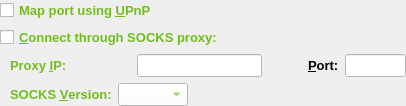
           <widget class="QWidget" name="wSettingsNetwork" native="true">
            <property name="sizePolicy">
             <sizepolicy hsizetype="Preferred" vsizetype="Preferred">
              <horstretch>0</horstretch>
              <verstretch>0</verstretch>
             </sizepolicy>
            </property>
            <layout class="QVBoxLayout" name="verticalLayout_23">
             <property name="spacing">
              <number>6</number>
             </property>
             <property name="leftMargin">
              <number>0</number>
             </property>
             <property name="topMargin">
              <number>0</number>
             </property>
             <property name="rightMargin">
              <number>0</number>
             </property>
             <property name="bottomMargin">
              <number>0</number>
             </property>
             <item>
              <widget class="QCheckBox" name="mapPortUpnp">
               <property name="font">
                <font>
                 <pointsize>10</pointsize>
                 <weight>75</weight>
                 <bold>true</bold>
                </font>
               </property>
               <property name="toolTip">
                <string>Automatically open the Carbonemissiontradecoin client port on the router. This only works when your router supports UPnP and it is enabled.</string>
               </property>
               <property name="styleSheet">
                <string notr="true">color:rgb(113,189,28);</string>
               </property>
               <property name="text">
                <string>Map port using &amp;UPnP</string>
               </property>
               <property name="checked">
                <bool>false</bool>
               </property>
              </widget>
             </item>
             <item>
              <widget class="QCheckBox" name="connectSocks">
               <property name="sizePolicy">
                <sizepolicy hsizetype="Preferred" vsizetype="Minimum">
                 <horstretch>0</horstretch>
                 <verstretch>0</verstretch>
                </sizepolicy>
               </property>
               <property name="font">
                <font>
                 <pointsize>10</pointsize>
                 <weight>75</weight>
                 <bold>true</bold>
                </font>
               </property>
               <property name="toolTip">
                <string>Connect to the Carbonemissiontradecoin network through a SOCKS proxy (e.g. when connecting through Tor).</string>
               </property>
               <property name="styleSheet">
                <string notr="true">color:rgb(113,189,28);</string>
               </property>
               <property name="text">
                <string>&amp;Connect through SOCKS proxy:</string>
               </property>
              </widget>
             </item>
             <item>
              <widget class="QWidget" name="widget" native="true">
               <property name="minimumSize">
                <size>
                 <width>22</width>
                 <height>0</height>
                </size>
               </property>
               <layout class="QHBoxLayout" name="horizontalLayout_34" stretch="0,2,0,0,0,1">
                <property name="leftMargin">
                 <number>0</number>
                </property>
                <property name="topMargin">
                 <number>0</number>
                </property>
                <property name="rightMargin">
                 <number>0</number>
                </property>
                <property name="bottomMargin">
                 <number>0</number>
                </property>
                <item>
                 <spacer name="horizontalSpacer_45">
                  <property name="orientation">
                   <enum>Qt::Horizontal</enum>
                  </property>
                  <property name="sizeType">
                   <enum>QSizePolicy::Fixed</enum>
                  </property>
                  <property name="sizeHint" stdset="0">
                   <size>
                    <width>10</width>
                    <height>20</height>
                   </size>
                  </property>
                 </spacer>
                </item>
                <item>
                 <widget class="QLabel" name="proxyIpLabel">
                  <property name="font">
                   <font>
                    <pointsize>10</pointsize>
                    <weight>75</weight>
                    <bold>true</bold>
                   </font>
                  </property>
                  <property name="styleSheet">
                   <string notr="true">color:rgb(113,189,28);</string>
                  </property>
                  <property name="text">
                   <string>Proxy &amp;IP:</string>
                  </property>
                  <property name="textFormat">
                   <enum>Qt::PlainText</enum>
                  </property>
                  <property name="buddy">
                   <cstring>proxyIp</cstring>
                  </property>
                 </widget>
                </item>
                <item>
                 <widget class="QValidatedLineEdit" name="proxyIp">
                  <property name="enabled">
                   <bool>true</bool>
                  </property>
                  <property name="minimumSize">
                   <size>
                    <width>0</width>
                    <height>20</height>
                   </size>
                  </property>
                  <property name="font">
                   <font>
                    <pointsize>10</pointsize>
                   </font>
                  </property>
                  <property name="toolTip">
                   <string>IP address of the proxy (e.g. 127.0.0.1)</string>
                  </property>
                  <property name="styleSheet">
                   <string notr="true">color: rgb(113,189,28);
background-color: white;</string>
                  </property>
                  <property name="placeholderText">
                   <string/>
                  </property>
                 </widget>
                </item>
                <item>
                 <spacer name="horizontalSpacer_46">
                  <property name="orientation">
                   <enum>Qt::Horizontal</enum>
                  </property>
                  <property name="sizeHint" stdset="0">
                   <size>
                    <width>40</width>
                    <height>20</height>
                   </size>
                  </property>
                 </spacer>
                </item>
                <item>
                 <widget class="QLabel" name="proxyPortLabel">
                  <property name="font">
                   <font>
                    <pointsize>10</pointsize>
                    <weight>75</weight>
                    <bold>true</bold>
                   </font>
                  </property>
                  <property name="text">
                   <string>&amp;Port:</string>
                  </property>
                  <property name="textFormat">
                   <enum>Qt::PlainText</enum>
                  </property>
                  <property name="buddy">
                   <cstring>proxyPort</cstring>
                  </property>
                 </widget>
                </item>
                <item>
                 <widget class="QLineEdit" name="proxyPort">
                  <property name="enabled">
                   <bool>true</bool>
                  </property>
                  <property name="minimumSize">
                   <size>
                    <width>0</width>
                    <height>20</height>
                   </size>
                  </property>
                  <property name="font">
                   <font>
                    <pointsize>10</pointsize>
                   </font>
                  </property>
                  <property name="toolTip">
                   <string>Port of the proxy (e.g. 9050)</string>
                  </property>
                  <property name="styleSheet">
                   <string notr="true">color: rgb(113,189,28);
background-color: white;</string>
                  </property>
                  <property name="placeholderText">
                   <string/>
                  </property>
                 </widget>
                </item>
               </layout>
              </widget>
             </item>
             <item>
              <widget class="QWidget" name="widget1" native="true">
               <property name="minimumSize">
                <size>
                 <width>22</width>
                 <height>0</height>
                </size>
               </property>
               <layout class="QHBoxLayout" name="horizontalLayout_35">
                <property name="leftMargin">
                 <number>0</number>
                </property>
                <property name="topMargin">
                 <number>0</number>
                </property>
                <property name="rightMargin">
                 <number>0</number>
                </property>
                <property name="bottomMargin">
                 <number>0</number>
                </property>
                <item>
                 <spacer name="horizontalSpacer_47">
                  <property name="orientation">
                   <enum>Qt::Horizontal</enum>
                  </property>
                  <property name="sizeType">
                   <enum>QSizePolicy::Fixed</enum>
                  </property>
                  <property name="sizeHint" stdset="0">
                   <size>
                    <width>10</width>
                    <height>20</height>
                   </size>
                  </property>
                 </spacer>
                </item>
                <item>
                 <widget class="QLabel" name="socksVersionLabel">
                  <property name="font">
                   <font>
                    <pointsize>10</pointsize>
                    <weight>75</weight>
                    <bold>true</bold>
                   </font>
                  </property>
                  <property name="styleSheet">
                   <string notr="true">color:rgb(113,189,28);</string>
                  </property>
                  <property name="text">
                   <string>SOCKS &amp;Version:</string>
                  </property>
                  <property name="textFormat">
                   <enum>Qt::PlainText</enum>
                  </property>
                  <property name="buddy">
                   <cstring>socksVersion</cstring>
                  </property>
                 </widget>
                </item>
                <item>
                 <widget class="QValueComboBox" name="socksVersion">
                  <property name="enabled">
                   <bool>true</bool>
                  </property>
                  <property name="sizePolicy">
                   <sizepolicy hsizetype="Minimum" vsizetype="Fixed">
                    <horstretch>0</horstretch>
                    <verstretch>0</verstretch>
                   </sizepolicy>
                  </property>
                  <property name="maximumSize">
                   <size>
                    <width>70</width>
                    <height>16777215</height>
                   </size>
                  </property>
                  <property name="font">
                   <font>
                    <pointsize>10</pointsize>
                   </font>
                  </property>
                  <property name="toolTip">
                   <string>SOCKS version of the proxy (e.g. 5)</string>
                  </property>
                  <property name="styleSheet">
                   <string notr="true">color: rgb(113,189,28);
background-color: white;</string>
                  </property>
                  <property name="sizeAdjustPolicy">
                   <enum>QComboBox::AdjustToContentsOnFirstShow</enum>
                  </property>
                 </widget>
                </item>
                <item>
                 <spacer name="horizontalSpacer_48">
                  <property name="orientation">
                   <enum>Qt::Horizontal</enum>
                  </property>
                  <property name="sizeHint" stdset="0">
                   <size>
                    <width>40</width>
                    <height>20</height>
                   </size>
                  </property>
                 </spacer>
                </item>
               </layout>
              </widget>
             </item>
            </layout>
           </widget>
